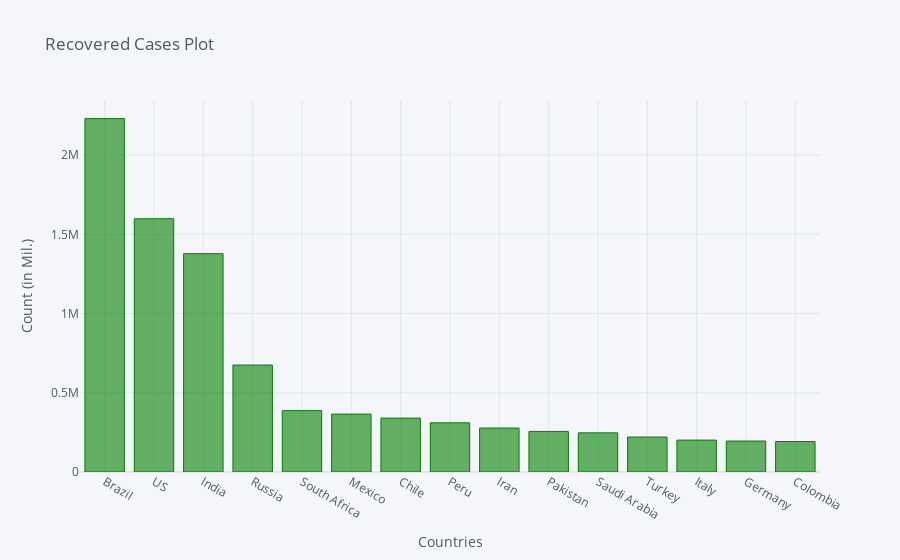

The notebook cell this image was saved under:
### Code cell
recovered_df2_plot.iplot(kind='bar', x='Country/Region', y='8/6/20',color='green',
                         title='Recovered Cases Plot',xTitle='Countries',yTitle='Count (in Mil.)')

### Figure 1 — Plotly figure (JSON) as saved in the notebook; plotly's stock layout.template omitted (floating-point values rounded to 4 significant figures)
{"data": [{"marker": {"color": "rgba(0, 128, 0, 0.6)", "line": {"color": "rgba(0, 128, 0, 1.0)", "width": 1}}, "name": "8/6/20", "orientation": "v", "text": "", "type": "bar", "x": ["Brazil", "US", "India", "Russia", "South Africa", "Mexico", "Chile", "Peru", "Iran", "Pakistan", "Saudi Arabia", "Turkey", "Italy", "Germany", "Colombia"], "y": [2230542, 1598624, 1378105, 675069, 387316, 365311, 340168, 310337, 277463, 256058, 247089, 220546, 201323, 195281, 192355]}], "layout": {"legend": {"bgcolor": "#F5F6F9", "font": {"color": "#4D5663"}}, "paper_bgcolor": "#F5F6F9", "plot_bgcolor": "#F5F6F9", "title": {"font": {"color": "#4D5663"}, "text": "Recovered Cases Plot"}, "xaxis": {"gridcolor": "#E1E5ED", "showgrid": true, "tickfont": {"color": "#4D5663"}, "title": {"font": {"color": "#4D5663"}, "text": "Countries"}, "zerolinecolor": "#E1E5ED"}, "yaxis": {"gridcolor": "#E1E5ED", "showgrid": true, "tickfont": {"color": "#4D5663"}, "title": {"font": {"color": "#4D5663"}, "text": "Count (in Mil.)"}, "zerolinecolor": "#E1E5ED"}}}
